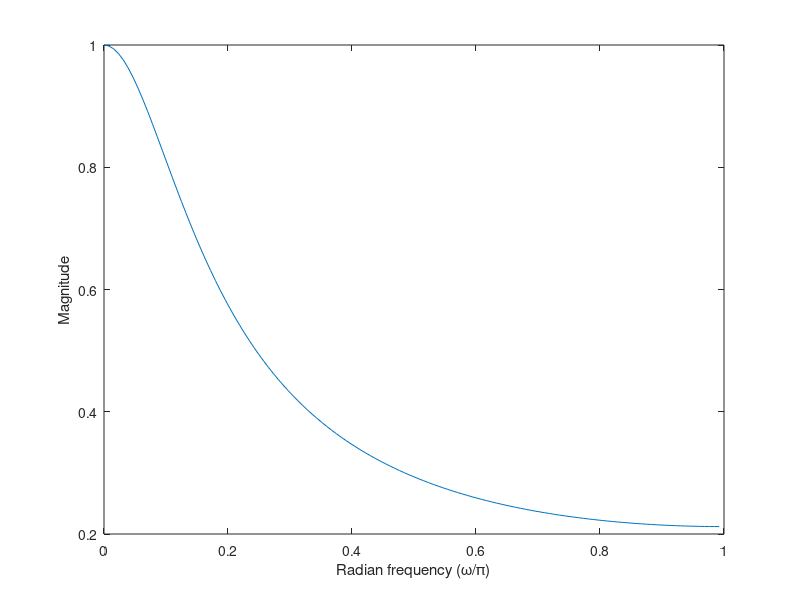

This figure's MATLAB source: (Note: this script raises an error after producing the figure.)
addpath('./Models')
addpath('./CorrelationFunctions')
addpath('./AutoregressiveModel')

%% Generate timeseries to be tested
t = linspace(0,2*pi,100);
rng default  %initialize random number generator
x = [1*t; 0*t] +...                                             % Linear trend
    [1; -1].*sin([1; 0.5].*t)...                                % Nonlinear trend
    + sin(5*t)...                                              % Periodic component
    + [0.25;0.1].*randn(2, size(t, 2))...                         % Gaussian noise
    + (rand(2, size(t, 2)) > 0.9).*[1;2].*randn(2, size(t, 2))   % Impuse noise
    + 5;                                                        % Bias

%% Apply Exponential Moving Average
% Prepare the coefficients
alpha = 0.35;
b = [alpha];
a = [1  -(1-alpha)];
% Visualize filter frequecny respone
[h,w] = freqz(b,a,128);
figure, plot(w/pi,abs(h))
xlabel 'Radian frequency (\omega/\pi)', ylabel Magnitude


y1 = filter(b, a, x, [], 2);
y2 = armaFilter(b, a, x);

figure, hold on;
plot(t, x)
plot(t, y1, '-.')
plot(t, y2, 'linewidth', 2)
legend({'x_1','x_2', 'y_1(x_1)', 'y_1(x_2)', 'y_2(x_1)', 'y_2(x_2)'}, 'Orientation', 'vertical', 'Location', 'NorthWest');
title('Exponential Moving Average')
%% Apply Recursive digital filter design
% Prepare the coefficients
[b, a] = yulewalk(5, [0 0.5 0.5 1], [1 1 0 0]);
% Visualize filter frequecny respone
[h, w] = freqz(b, a, 128);
% figure, plot(w/pi,abs(h),f,m,'--')
% xlabel 'Radian frequency (\omega/\pi)', ylabel Magnitude
% legend('Yule-Walker','Ideal'), legend boxoff

y1 = filter(b, a, x);
y2 = armaFilter(b, a, x);

figure, hold on
plot(t, x)
plot(t, y1, '-.')
plot(t, y2, 'linewidth', 2)
%plot([7.25929,7.40171,7.19729,7.66486,7.59457,7.22643,7.42129,7.76786,8.374,8.52129,7.39057,8.80671,8.92043,8.11357,8.85771,7.46714,8.16714,9.49757,9.29314,9.88429])
legend({'x_1','x_2', 'y_1(x_1)', 'y_1(x_2)', 'y_2(x_1)', 'y_2(x_2)'}, 'Orientation', 'vertical', 'Location', 'NorthWest');
title('Recursive digital filter');
